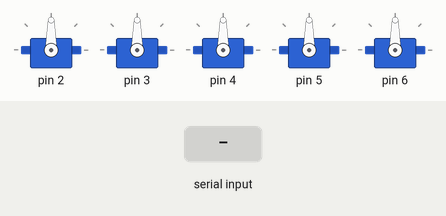
Recording of a sketch running on a simulated Arduino Uno, built with avr-gcc and run on an emulated ATmega328P. Shown: 5 × servo. Inputs (shaded band) come from the test bench. What the sketch prints to the serial monitor is not drawn.

Above: at 1.2 s.
1.3 s: "base 1\n" received over Serial
At 2.77 s:
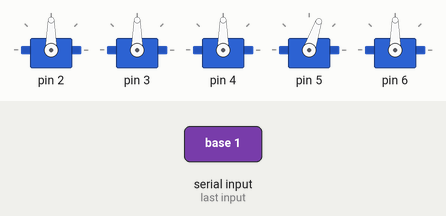
4.3 s: "grab 1\n" received over Serial
At 5.89 s:
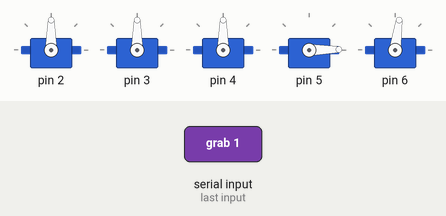
7.3 s: "base 150\n" received over Serial
At 13.2 s:
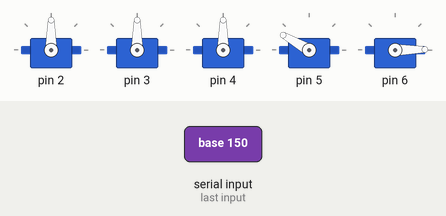
13.3 s: "grab 150\n" received over Serial
At 19.1 s:
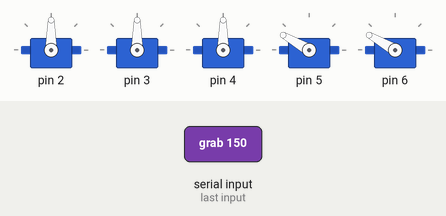
19.3 s: "base" received over Serial
At 25.0 s:
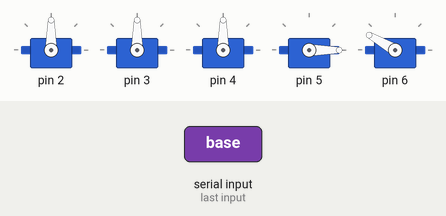
25.3 s: "90 45\n" received over Serial
At 28.0 s:
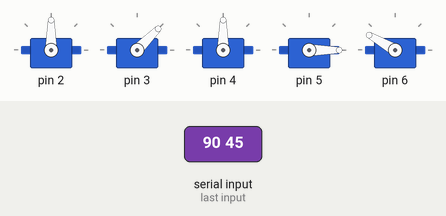
Timing chart, 0 to 29.3 s (numbered marks = the images above; inputs shaded):
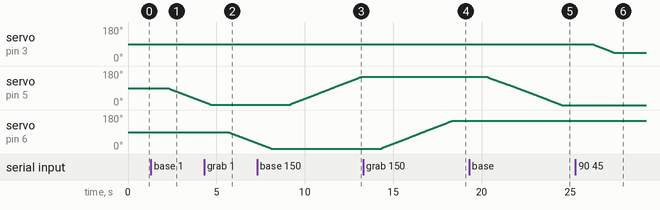

The sketch:

sketch-arduinoIDE.ino
```cpp
#include <Servo.h>

Servo servos[6];  // create servo object to control a servo
bool isDone = true;
int counter = 0;
int angl = 0;
int spid = 0;
String command = "0";
String com_rip = "0";
bool latestAngle = true;
void setup() {
for(int i = 0; i < 5; i++){
  servos[i].attach(i+2);  // attaches the servo on pin i
}

Serial.begin(9600);
Serial.println("Command list: ");
}

void loop() {
//String command = "x";
while (Serial.available() > 0 && isDone == true) {

    command = Serial.readString();
	//byte indoks = command.indexOf(' ');
	byte indoks = command.indexOf(' ');
	byte indoks2 = command.indexOf(' ', indoks + 1);
	byte indoks3 = command.indexOf(' ', indoks2 + 1);
	String b1 = command.substring(0, indoks);
	String b2 = command.substring(indoks, indoks2);
	String b3 = command.substring(indoks2, indoks3);

	com_rip = b1;
	angl = b2.toInt();
	spid = b3.toInt();

	isDone=false;
  }
doSomething(com_rip, angl, spid);
}

void doSomething(String com, int angle, int speed){
if (isDone==false){
	int com_mod = 1;
	//Serial.print("Goin on "); Serial.print(com ); Serial.println(" mode!");
	if(com == "bend_1"){com_mod=0;/*наклон захвата*/}
	else if(com == "bend_2"){com_mod=1;/*наклон локтя*/}
	else if(com == "bend_3"){com_mod=2;/*наклон руки*/}
	else if(com == "base"){com_mod=3;/*поворот руки*/}
	else if(com == "grab"){com_mod=4;/*открытие и закрытие захвата*/}
	else if(com == "grab_rotate"){com_mod=5;/*поворот захвата*/}

	int curdelay = 15;
	int curang = servos[com_mod].read();
	if(counter==0){
	if(angle > curang){
	counter = abs(curang - angle);
	}else{counter=curang-angle;}
	if(curang-angle>0){
	latestAngle=false;
	}else if(curang-angle<0){
	latestAngle=true;
	}
	}
	Serial.print(counter);
	if(speed > 0 && speed < 6){
	curdelay = 26 - speed*5;
	}
	switch(latestAngle){
	case true:
	servos[com_mod].write(curang+1);
	Serial.print("Angle written!Angle - ");Serial.print(curang);
	break;
	case false:
	servos[com_mod].write(curang-1);
	Serial.print("-Angle written!Angle - ");Serial.print(curang);
	break;
	}


	/*switch(com_mod){
	case 0:
	int val = map(val, 0, 1023, 0, 180);
	myservo.write(val);
	break;
	case 1:

	break;
	case 2:

	break;
	case 3:

	break;
	case 4:

	break;
	case 5:

	break;
	}*/
	counter--;
	if(counter == 0){
	isDone=true;
	}
	delay(curdelay);
}else{Serial.print("fuf");delay(speed*5);return;}

}
```

Measured:
- after the input at 1.3 s, servo on pin 5: moves from 90° to 17° over 2.0 s, starting after 1.0 s
- after the input at 4.3 s, servo on pin 6: moves from 90° to 32° over 1.5 s, starting after 1.4 s
- after the input at 7.3 s, servo on pin 5: moves from 1° to 150° over 4.0 s, starting after 1.9 s
- after the input at 13.3 s, servo on pin 6: moves from 1° to 150° over 4.0 s, starting after 1.0 s
- after the input at 19.3 s, servo on pin 5: moves from 150° to 0° over 4.2 s, starting after 1.0 s
- after the input at 25.3 s, servo on pin 3: moves from 90° to 45° over 1.2 s, starting after 1.0 s
